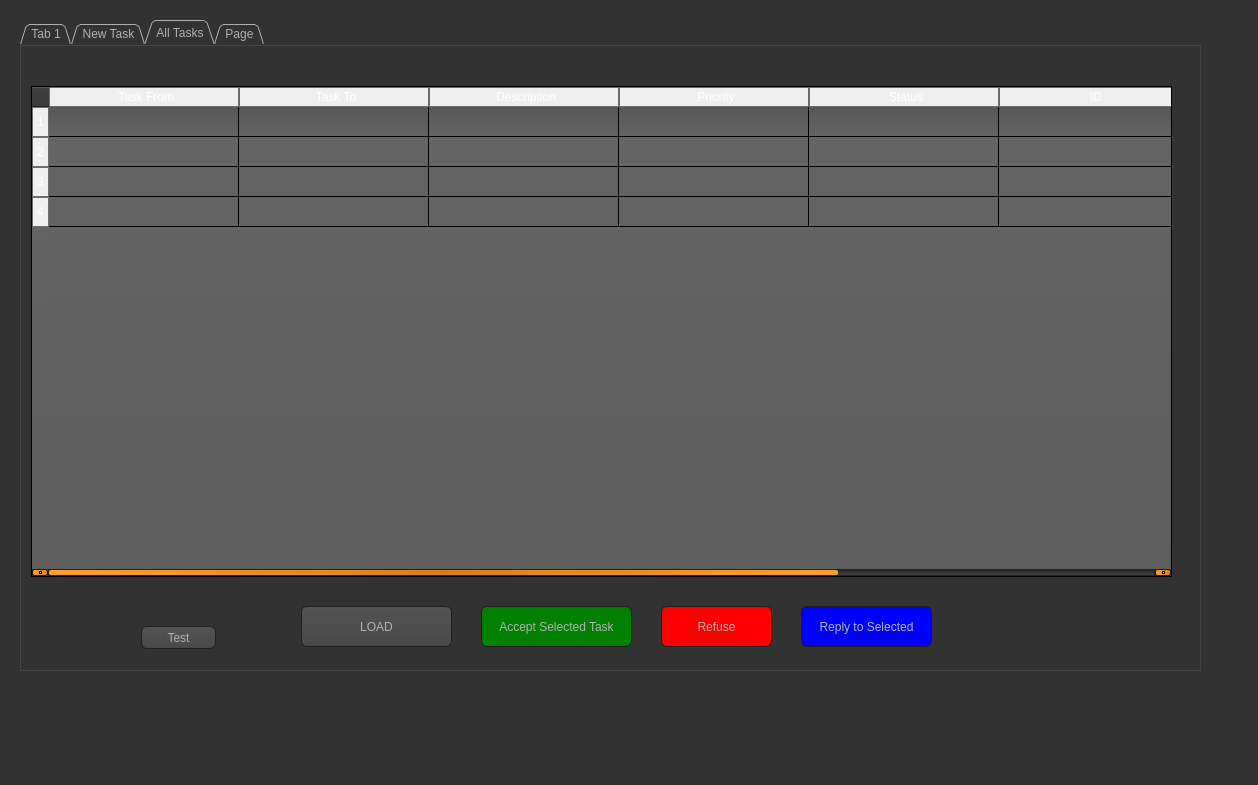
<?xml version="1.0" encoding="UTF-8"?>
<ui version="4.0">
 <class>MainWindow</class>
 <widget class="QMainWindow" name="MainWindow">
  <property name="geometry">
   <rect>
    <x>0</x>
    <y>0</y>
    <width>1258</width>
    <height>785</height>
   </rect>
  </property>
  <property name="windowTitle">
   <string>MainWindow</string>
  </property>
  <property name="styleSheet">
   <string notr="true">QToolTip
{
     border: 1px solid black;
     background-color: #ffa02f;
     padding: 1px;
     border-radius: 3px;
     opacity: 100;
}
QWidget:item:selected
{
    background-color:#800080 ;
}

QWidget
{
    color: #ffffff;
    background-color: #323232;
}

QWidget:item:hover
{
    background-color:#800080;
    color: #000000;
}



QMenuBar::item
{
    background: transparent;
}

QMenuBar::item:selected
{
    background: transparent;
    border: 1px solid #ffaa00;
}

QMenuBar::item:pressed
{
    background: #444;
    border: 1px solid #000;
    background-color: QLinearGradient(
        x1:0, y1:0,
        x2:0, y2:1,
        stop:1 #212121,
        stop:0.4 #343434/*,
        stop:0.2 #343434,
        stop:0.1 #ffaa00*/
    );
    margin-bottom:-1px;
    padding-bottom:1px;
}

QMenu
{
    border: 1px solid #000;
}

QMenu::item
{
    padding: 2px 20px 2px 20px;
}

QMenu::item:selected
{
    color: #000000;
}

QWidget:disabled
{
    color: #404040;
    background-color: #323232;
}

QAbstractItemView
{
    background-color: QLinearGradient( x1: 0, y1: 0, x2: 0, y2: 1, stop: 0 #4d4d4d, stop: 0.1 #646464, stop: 1 #5d5d5d);
}

QWidget:focus
{
    /*border: 2px solid QLinearGradient( x1: 0, y1: 0, x2: 0, y2: 1, stop: 0 #ffa02f, stop: 1 #d7801a);*/
}

QLineEdit
{
    background-color: QLinearGradient( x1: 0, y1: 0, x2: 0, y2: 1, stop: 0 #4d4d4d, stop: 0 #646464, stop: 1 #5d5d5d);
    padding: 1px;
    border-style: solid;
    border: 1px solid #1e1e1e;
    border-radius: 5;
}

QPushButton
{
    color: #b1b1b1;
    background-color: QLinearGradient( x1: 0, y1: 0, x2: 0, y2: 1, stop: 0 #565656, stop: 0.1 #525252, stop: 0.5 #4e4e4e, stop: 0.9 #4a4a4a, stop: 1 #464646);
    border-width: 1px;
    border-color: #1e1e1e;
    border-style: solid;
    border-radius: 6;
    padding: 3px;
    font-size: 12px;
    padding-left: 5px;
    padding-right: 5px;
}

QPushButton:pressed
{
    background-color: QLinearGradient( x1: 0, y1: 0, x2: 0, y2: 1, stop: 0 #2d2d2d, stop: 0.1 #2b2b2b, stop: 0.5 #292929, stop: 0.9 #282828, stop: 1 #252525);
}

QComboBox
{
    selection-background-color: #ffaa00;
    background-color: QLinearGradient( x1: 0, y1: 0, x2: 0, y2: 1, stop: 0 #565656, stop: 0.1 #525252, stop: 0.5 #4e4e4e, stop: 0.9 #4a4a4a, stop: 1 #464646);
    border-style: solid;
    border: 1px solid #1e1e1e;
    border-radius: 5;
}

QComboBox:hover,QPushButton:hover
{
    border: 2px solid QLinearGradient( x1: 0, y1: 0, x2: 0, y2: 1, stop: 0 #ffa02f, stop: 1 #d7801a);
}


QComboBox:on
{
    padding-top: 3px;
    padding-left: 4px;
    background-color: QLinearGradient( x1: 0, y1: 0, x2: 0, y2: 1, stop: 0 #2d2d2d, stop: 0.1 #2b2b2b, stop: 0.5 #292929, stop: 0.9 #282828, stop: 1 #252525);
    selection-background-color: #ffaa00;
}

QComboBox QAbstractItemView
{
    border: 2px solid darkgray;
    selection-background-color: QLinearGradient( x1: 0, y1: 0, x2: 0, y2: 1, stop: 0 #ffa02f, stop: 1 #d7801a);
}

QComboBox::drop-down
{
     subcontrol-origin: padding;
     subcontrol-position: top right;
     width: 15px;

     border-left-width: 0px;
     border-left-color: darkgray;
     border-left-style: solid; /* just a single line */
     border-top-right-radius: 3px; /* same radius as the QComboBox */
     border-bottom-right-radius: 3px;
 }

QComboBox::down-arrow
{
     image: url(:/down_arrow.png);
}

QGroupBox:focus
{
border: 2px solid QLinearGradient( x1: 0, y1: 0, x2: 0, y2: 1, stop: 0 #ffa02f, stop: 1 #d7801a);
}

QTextEdit:focus
{
    border: 2px solid QLinearGradient( x1: 0, y1: 0, x2: 0, y2: 1, stop: 0 #ffa02f, stop: 1 #d7801a);
}

QScrollBar:horizontal {
     border: 1px solid #222222;
     background: QLinearGradient( x1: 0, y1: 0, x2: 0, y2: 1, stop: 0.0 #121212, stop: 0.2 #282828, stop: 1 #484848);
     height: 7px;
     margin: 0px 16px 0 16px;
}

QScrollBar::handle:horizontal
{
      background: QLinearGradient( x1: 0, y1: 0, x2: 1, y2: 0, stop: 0 #ffa02f, stop: 0.5 #d7801a, stop: 1 #ffa02f);
      min-height: 20px;
      border-radius: 2px;
}

QScrollBar::add-line:horizontal {
      border: 1px solid #1b1b19;
      border-radius: 2px;
      background: QLinearGradient( x1: 0, y1: 0, x2: 1, y2: 0, stop: 0 #ffa02f, stop: 1 #d7801a);
      width: 14px;
      subcontrol-position: right;
      subcontrol-origin: margin;
}

QScrollBar::sub-line:horizontal {
      border: 1px solid #1b1b19;
      border-radius: 2px;
      background: QLinearGradient( x1: 0, y1: 0, x2: 1, y2: 0, stop: 0 #ffa02f, stop: 1 #d7801a);
      width: 14px;
     subcontrol-position: left;
     subcontrol-origin: margin;
}

QScrollBar::right-arrow:horizontal, QScrollBar::left-arrow:horizontal
{
      border: 1px solid black;
      width: 1px;
      height: 1px;
      background: white;
}

QScrollBar::add-page:horizontal, QScrollBar::sub-page:horizontal
{
      background: none;
}

QScrollBar:vertical
{
      background: QLinearGradient( x1: 0, y1: 0, x2: 1, y2: 0, stop: 0.0 #121212, stop: 0.2 #282828, stop: 1 #484848);
      width: 7px;
      margin: 16px 0 16px 0;
      border: 1px solid #222222;
}

QScrollBar::handle:vertical
{
      background: QLinearGradient( x1: 0, y1: 0, x2: 0, y2: 1, stop: 0 #ffa02f, stop: 0.5 #d7801a, stop: 1 #ffa02f);
      min-height: 20px;
      border-radius: 2px;
}

QScrollBar::add-line:vertical
{
      border: 1px solid #1b1b19;
      border-radius: 2px;
      background: QLinearGradient( x1: 0, y1: 0, x2: 0, y2: 1, stop: 0 #ffa02f, stop: 1 #d7801a);
      height: 14px;
      subcontrol-position: bottom;
      subcontrol-origin: margin;
}

QScrollBar::sub-line:vertical
{
      border: 1px solid #1b1b19;
      border-radius: 2px;
      background: QLinearGradient( x1: 0, y1: 0, x2: 0, y2: 1, stop: 0 #d7801a, stop: 1 #ffa02f);
      height: 14px;
      subcontrol-position: top;
      subcontrol-origin: margin;
}

QScrollBar::up-arrow:vertical, QScrollBar::down-arrow:vertical
{
      border: 1px solid black;
      width: 1px;
      height: 1px;
      background: white;
}


QScrollBar::add-page:vertical, QScrollBar::sub-page:vertical
{
      background: none;
}

QTextEdit
{
    background-color: #242424;
}

QPlainTextEdit
{
    background-color: #242424;
}

QHeaderView::section {
    background-color: qlineargradient(x1:0, y1:0, x2:0, y2:1,
                                      stop:0 #616161, stop: 0.5 #505050,
                                      stop: 0.6 #434343, stop:1 #656565);
    color: white;
    padding-left: 4px;
    border: 1px solid #6c6c6c;
}

QHeaderView::section:checked
{
    background-color: red;
}

/* style the sort indicator */
QHeaderView::down-arrow {
    image: url(down_arrow.png);
}

QHeaderView::up-arrow {
    image: url(up_arrow.png);
}

QCheckBox:disabled
{
color: #414141;
}

QDockWidget::title
{
    text-align: center;
    spacing: 3px; /* spacing between items in the tool bar */
    background-color: QLinearGradient(x1:0, y1:0, x2:0, y2:1, stop:0 #323232, stop: 0.5 #242424, stop:1 #323232);
}

QDockWidget::close-button, QDockWidget::float-button
{
    text-align: center;
    spacing: 1px; /* spacing between items in the tool bar */
    background-color: QLinearGradient(x1:0, y1:0, x2:0, y2:1, stop:0 #323232, stop: 0.5 #242424, stop:1 #323232);
}

QDockWidget::close-button:hover, QDockWidget::float-button:hover
{
    background: #242424;
}

QDockWidget::close-button:pressed, QDockWidget::float-button:pressed
{
    padding: 1px -1px -1px 1px;
}

QMainWindow::separator
{
    background-color: QLinearGradient(x1:0, y1:0, x2:0, y2:1, stop:0 #161616, stop: 0.5 #151515, stop: 0.6 #212121, stop:1 #343434);
    color: white;
    padding-left: 4px;
    border: 1px solid #4c4c4c;
    spacing: 3px; /* spacing between items in the tool bar */
}

QMainWindow::separator:hover
{

    background-color: QLinearGradient(x1:0, y1:0, x2:0, y2:1, stop:0 #d7801a, stop:0.5 #b56c17 stop:1 #ffa02f);
    color: white;
    padding-left: 4px;
    border: 1px solid #6c6c6c;
    spacing: 3px; /* spacing between items in the tool bar */
}

QToolBar::handle
{
     spacing: 3px; /* spacing between items in the tool bar */
     background: url(:/images/handle.png);
}

QMenu::separator
{
    height: 2px;
    background-color: QLinearGradient(x1:0, y1:0, x2:0, y2:1, stop:0 #161616, stop: 0.5 #151515, stop: 0.6 #212121, stop:1 #343434);
    color: white;
    padding-left: 4px;
    margin-left: 10px;
    margin-right: 5px;
}

QProgressBar
{
    border: 2px solid grey;
    border-radius: 5px;
    text-align: center;
}

QProgressBar::chunk
{
    background-color: #d7801a;
    width: 2.15px;
    margin: 0.5px;
}

QTabBar::tab {
    color: #b1b1b1;
    border: 1px solid #444;
    border-bottom-style: none;
    background-color: #323232;
    padding-left: 10px;
    padding-right: 10px;
    padding-top: 3px;
    padding-bottom: 2px;
    margin-right: -1px;
}

QTabWidget::pane {
    border: 1px solid #444;
    top: 1px;
}

QTabBar::tab:last
{
    margin-right: 0; /* the last selected tab has nothing to overlap with on the right */
    border-top-right-radius: 3px;
}

QTabBar::tab:first:!selected
{
 margin-left: 0px; /* the last selected tab has nothing to overlap with on the right */


    border-top-left-radius: 3px;
}

QTabBar::tab:!selected
{
    color: #b1b1b1;
    border-bottom-style: solid;
    margin-top: 3px;
    background-color: QLinearGradient(x1:0, y1:0, x2:0, y2:1, stop:1 #212121, stop:.4 #343434);
}

QTabBar::tab:selected
{
    border-top-left-radius: 3px;
    border-top-right-radius: 3px;
    margin-bottom: 0px;
}

QTabBar::tab:!selected:hover
{
    /*border-top: 2px solid #ffaa00;
    padding-bottom: 3px;*/
    border-top-left-radius: 3px;
    border-top-right-radius: 3px;
    background-color: QLinearGradient(x1:0, y1:0, x2:0, y2:1, stop:1 #212121, stop:0.4 #343434, stop:0.2 #343434, stop:0.1 #ffaa00);
}

QRadioButton::indicator:checked, QRadioButton::indicator:unchecked{
    color: #b1b1b1;
    background-color: #323232;
    border: 1px solid #b1b1b1;
    border-radius: 6px;
}

QRadioButton::indicator:checked
{
    background-color: qradialgradient(
        cx: 0.5, cy: 0.5,
        fx: 0.5, fy: 0.5,
        radius: 1.0,
        stop: 0.25 #ffaa00,
        stop: 0.3 #323232
    );
}

QCheckBox::indicator{
    color: #b1b1b1;
    background-color: #323232;
    border: 1px solid #b1b1b1;
    width: 9px;
    height: 9px;
}

QRadioButton::indicator
{
    border-radius: 6px;
}

QRadioButton::indicator:hover, QCheckBox::indicator:hover
{
    border: 1px solid #ffaa00;
}

QCheckBox::indicator:checked
{
    image:url(:/images/checkbox.png);
}

QCheckBox::indicator:disabled, QRadioButton::indicator:disabled
{
    border: 1px solid #444;
}</string>
  </property>
  <widget class="QWidget" name="centralwidget">
   <widget class="QTabWidget" name="tabWidget">
    <property name="geometry">
     <rect>
      <x>20</x>
      <y>20</y>
      <width>1181</width>
      <height>651</height>
     </rect>
    </property>
    <property name="focusPolicy">
     <enum>Qt::WheelFocus</enum>
    </property>
    <property name="tabPosition">
     <enum>QTabWidget::North</enum>
    </property>
    <property name="tabShape">
     <enum>QTabWidget::Triangular</enum>
    </property>
    <property name="currentIndex">
     <number>2</number>
    </property>
    <property name="iconSize">
     <size>
      <width>50</width>
      <height>50</height>
     </size>
    </property>
    <property name="documentMode">
     <bool>false</bool>
    </property>
    <property name="tabsClosable">
     <bool>false</bool>
    </property>
    <property name="movable">
     <bool>true</bool>
    </property>
    <property name="tabBarAutoHide">
     <bool>false</bool>
    </property>
    <widget class="QWidget" name="tab">
     <attribute name="title">
      <string>Tab 1</string>
     </attribute>
     <widget class="QSplitter" name="splitter">
      <property name="geometry">
       <rect>
        <x>250</x>
        <y>30</y>
        <width>211</width>
        <height>401</height>
       </rect>
      </property>
      <property name="orientation">
       <enum>Qt::Vertical</enum>
      </property>
      <widget class="QPushButton" name="pushButton">
       <property name="text">
        <string>New Task</string>
       </property>
      </widget>
      <widget class="QPushButton" name="pushButton_2">
       <property name="text">
        <string>History</string>
       </property>
      </widget>
      <widget class="QPushButton" name="pushButton_3">
       <property name="text">
        <string>My Tasks</string>
       </property>
      </widget>
     </widget>
    </widget>
    <widget class="QWidget" name="tab_2">
     <attribute name="title">
      <string>New Task</string>
     </attribute>
     <widget class="QLabel" name="label_3">
      <property name="geometry">
       <rect>
        <x>160</x>
        <y>400</y>
        <width>47</width>
        <height>13</height>
       </rect>
      </property>
      <property name="text">
       <string>Priority</string>
      </property>
     </widget>
     <widget class="QLabel" name="label">
      <property name="geometry">
       <rect>
        <x>90</x>
        <y>100</y>
        <width>31</width>
        <height>16</height>
       </rect>
      </property>
      <property name="text">
       <string>To</string>
      </property>
     </widget>
     <widget class="QComboBox" name="comboBox">
      <property name="geometry">
       <rect>
        <x>130</x>
        <y>100</y>
        <width>111</width>
        <height>31</height>
       </rect>
      </property>
      <property name="styleSheet">
       <string notr="true"/>
      </property>
      <item>
       <property name="text">
        <string>Kariem</string>
       </property>
      </item>
      <item>
       <property name="text">
        <string>Sherok</string>
       </property>
      </item>
      <item>
       <property name="text">
        <string>Enjy</string>
       </property>
      </item>
     </widget>
     <widget class="QLabel" name="label_2">
      <property name="geometry">
       <rect>
        <x>140</x>
        <y>170</y>
        <width>101</width>
        <height>41</height>
       </rect>
      </property>
      <property name="text">
       <string>Task Descreption</string>
      </property>
     </widget>
     <widget class="QPushButton" name="pushButton_5">
      <property name="geometry">
       <rect>
        <x>240</x>
        <y>460</y>
        <width>411</width>
        <height>61</height>
       </rect>
      </property>
      <property name="text">
       <string>Submit</string>
      </property>
     </widget>
     <widget class="QComboBox" name="comboBox_2">
      <property name="geometry">
       <rect>
        <x>240</x>
        <y>390</y>
        <width>101</width>
        <height>31</height>
       </rect>
      </property>
      <item>
       <property name="text">
        <string>Low</string>
       </property>
      </item>
      <item>
       <property name="text">
        <string>Medium</string>
       </property>
      </item>
      <item>
       <property name="text">
        <string>High</string>
       </property>
      </item>
     </widget>
     <widget class="QTextEdit" name="lineEdit">
      <property name="geometry">
       <rect>
        <x>240</x>
        <y>180</y>
        <width>401</width>
        <height>181</height>
       </rect>
      </property>
     </widget>
     <widget class="Line" name="line">
      <property name="geometry">
       <rect>
        <x>40</x>
        <y>150</y>
        <width>651</width>
        <height>20</height>
       </rect>
      </property>
      <property name="orientation">
       <enum>Qt::Horizontal</enum>
      </property>
     </widget>
     <widget class="Line" name="line_2">
      <property name="geometry">
       <rect>
        <x>40</x>
        <y>440</y>
        <width>661</width>
        <height>20</height>
       </rect>
      </property>
      <property name="orientation">
       <enum>Qt::Horizontal</enum>
      </property>
     </widget>
     <widget class="Line" name="line_3">
      <property name="geometry">
       <rect>
        <x>40</x>
        <y>50</y>
        <width>651</width>
        <height>20</height>
       </rect>
      </property>
      <property name="orientation">
       <enum>Qt::Horizontal</enum>
      </property>
     </widget>
    </widget>
    <widget class="QWidget" name="tab_3">
     <attribute name="title">
      <string>All Tasks</string>
     </attribute>
     <widget class="QTableWidget" name="tableWidget">
      <property name="geometry">
       <rect>
        <x>10</x>
        <y>40</y>
        <width>1141</width>
        <height>491</height>
       </rect>
      </property>
      <property name="styleSheet">
       <string notr="true">QTableWidget {
    font-size: 13pt;
	font-color: red;
}</string>
      </property>
      <property name="lineWidth">
       <number>1</number>
      </property>
      <property name="iconSize">
       <size>
        <width>0</width>
        <height>0</height>
       </size>
      </property>
      <property name="rowCount">
       <number>4</number>
      </property>
      <property name="columnCount">
       <number>7</number>
      </property>
      <attribute name="horizontalHeaderDefaultSectionSize">
       <number>190</number>
      </attribute>
      <row/>
      <row/>
      <row/>
      <row/>
      <column>
       <property name="text">
        <string>Task From</string>
       </property>
      </column>
      <column>
       <property name="text">
        <string>Task To</string>
       </property>
      </column>
      <column>
       <property name="text">
        <string>Description</string>
       </property>
      </column>
      <column>
       <property name="text">
        <string>Priority</string>
       </property>
      </column>
      <column>
       <property name="text">
        <string>Status</string>
       </property>
      </column>
      <column>
       <property name="text">
        <string>ID</string>
       </property>
      </column>
      <column>
       <property name="text">
        <string>Time</string>
       </property>
      </column>
      <item row="0" column="0">
       <property name="text">
        <string/>
       </property>
      </item>
      <item row="0" column="2">
       <property name="text">
        <string/>
       </property>
      </item>
      <item row="1" column="0">
       <property name="text">
        <string/>
       </property>
      </item>
      <item row="1" column="2">
       <property name="text">
        <string/>
       </property>
      </item>
      <item row="1" column="5">
       <property name="text">
        <string/>
       </property>
       <property name="flags">
        <set>ItemIsSelectable|ItemIsEditable|ItemIsDragEnabled|ItemIsUserCheckable|ItemIsEnabled</set>
       </property>
      </item>
     </widget>
     <widget class="QPushButton" name="btn_load">
      <property name="geometry">
       <rect>
        <x>280</x>
        <y>560</y>
        <width>151</width>
        <height>41</height>
       </rect>
      </property>
      <property name="text">
       <string>LOAD</string>
      </property>
     </widget>
     <widget class="QPushButton" name="btn_accept">
      <property name="geometry">
       <rect>
        <x>460</x>
        <y>560</y>
        <width>151</width>
        <height>41</height>
       </rect>
      </property>
      <property name="styleSheet">
       <string notr="true">background-color:green;</string>
      </property>
      <property name="text">
       <string>Accept Selected Task</string>
      </property>
     </widget>
     <widget class="QPushButton" name="btn_reply">
      <property name="geometry">
       <rect>
        <x>780</x>
        <y>560</y>
        <width>131</width>
        <height>41</height>
       </rect>
      </property>
      <property name="styleSheet">
       <string notr="true">background-color:blue;</string>
      </property>
      <property name="text">
       <string>Reply to Selected</string>
      </property>
     </widget>
     <widget class="QPushButton" name="btn_refuse">
      <property name="geometry">
       <rect>
        <x>640</x>
        <y>560</y>
        <width>111</width>
        <height>41</height>
       </rect>
      </property>
      <property name="styleSheet">
       <string notr="true">background-color:red;</string>
      </property>
      <property name="text">
       <string>Refuse</string>
      </property>
     </widget>
     <widget class="QPushButton" name="btn_test">
      <property name="geometry">
       <rect>
        <x>120</x>
        <y>580</y>
        <width>75</width>
        <height>23</height>
       </rect>
      </property>
      <property name="text">
       <string>Test</string>
      </property>
     </widget>
    </widget>
    <widget class="QWidget" name="tab_4">
     <attribute name="title">
      <string>Page</string>
     </attribute>
     <widget class="QPushButton" name="btn_send">
      <property name="geometry">
       <rect>
        <x>610</x>
        <y>580</y>
        <width>75</width>
        <height>23</height>
       </rect>
      </property>
      <property name="text">
       <string>Send</string>
      </property>
     </widget>
     <widget class="QComboBox" name="comboBox_4">
      <property name="geometry">
       <rect>
        <x>170</x>
        <y>490</y>
        <width>141</width>
        <height>31</height>
       </rect>
      </property>
      <item>
       <property name="text">
        <string>Waiting</string>
       </property>
      </item>
      <item>
       <property name="text">
        <string>Refuse</string>
       </property>
      </item>
      <item>
       <property name="text">
        <string>Done</string>
       </property>
      </item>
     </widget>
     <widget class="QLabel" name="label_5">
      <property name="geometry">
       <rect>
        <x>90</x>
        <y>490</y>
        <width>71</width>
        <height>31</height>
       </rect>
      </property>
      <property name="text">
       <string>Choose Action</string>
      </property>
     </widget>
     <widget class="QLabel" name="label_6">
      <property name="geometry">
       <rect>
        <x>100</x>
        <y>540</y>
        <width>61</width>
        <height>20</height>
       </rect>
      </property>
      <property name="text">
       <string>Comment</string>
      </property>
     </widget>
     <widget class="QTableWidget" name="tableWidget_2">
      <property name="geometry">
       <rect>
        <x>10</x>
        <y>90</y>
        <width>891</width>
        <height>351</height>
       </rect>
      </property>
      <attribute name="horizontalHeaderDefaultSectionSize">
       <number>220</number>
      </attribute>
      <attribute name="horizontalHeaderMinimumSectionSize">
       <number>50</number>
      </attribute>
      <column>
       <property name="text">
        <string>From</string>
       </property>
       <property name="font">
        <font>
         <pointsize>12</pointsize>
        </font>
       </property>
      </column>
      <column>
       <property name="text">
        <string>Message</string>
       </property>
       <property name="font">
        <font>
         <pointsize>12</pointsize>
        </font>
       </property>
      </column>
      <column>
       <property name="text">
        <string>Status</string>
       </property>
       <property name="font">
        <font>
         <pointsize>12</pointsize>
        </font>
       </property>
      </column>
      <column>
       <property name="text">
        <string>Time</string>
       </property>
       <property name="font">
        <font>
         <pointsize>12</pointsize>
        </font>
       </property>
      </column>
     </widget>
     <widget class="QProgressBar" name="progressBar">
      <property name="geometry">
       <rect>
        <x>180</x>
        <y>450</y>
        <width>421</width>
        <height>23</height>
       </rect>
      </property>
      <property name="value">
       <number>0</number>
      </property>
     </widget>
     <widget class="QTableWidget" name="tableWidget_3">
      <property name="geometry">
       <rect>
        <x>0</x>
        <y>20</y>
        <width>1171</width>
        <height>51</height>
       </rect>
      </property>
      <property name="iconSize">
       <size>
        <width>0</width>
        <height>0</height>
       </size>
      </property>
      <property name="rowCount">
       <number>1</number>
      </property>
      <property name="columnCount">
       <number>6</number>
      </property>
      <attribute name="horizontalHeaderDefaultSectionSize">
       <number>190</number>
      </attribute>
      <row/>
      <column>
       <property name="text">
        <string>Task To</string>
       </property>
      </column>
      <column>
       <property name="text">
        <string>Description</string>
       </property>
      </column>
      <column>
       <property name="text">
        <string>Priority</string>
       </property>
      </column>
      <column>
       <property name="text">
        <string>Status</string>
       </property>
      </column>
      <column>
       <property name="text">
        <string>ID</string>
       </property>
      </column>
      <column>
       <property name="text">
        <string>Progress %</string>
       </property>
      </column>
      <item row="0" column="0">
       <property name="text">
        <string/>
       </property>
      </item>
      <item row="0" column="1">
       <property name="text">
        <string/>
       </property>
      </item>
     </widget>
     <widget class="QTextEdit" name="textEdit">
      <property name="geometry">
       <rect>
        <x>170</x>
        <y>530</y>
        <width>421</width>
        <height>81</height>
       </rect>
      </property>
     </widget>
     <widget class="QLabel" name="label_4">
      <property name="geometry">
       <rect>
        <x>330</x>
        <y>500</y>
        <width>51</width>
        <height>16</height>
       </rect>
      </property>
      <property name="text">
       <string>Progress</string>
      </property>
     </widget>
     <widget class="QSpinBox" name="spinBox">
      <property name="geometry">
       <rect>
        <x>390</x>
        <y>490</y>
        <width>71</width>
        <height>31</height>
       </rect>
      </property>
      <property name="maximum">
       <number>100</number>
      </property>
      <property name="value">
       <number>0</number>
      </property>
     </widget>
    </widget>
   </widget>
  </widget>
  <widget class="QMenuBar" name="menubar">
   <property name="geometry">
    <rect>
     <x>0</x>
     <y>0</y>
     <width>1258</width>
     <height>21</height>
    </rect>
   </property>
  </widget>
  <widget class="QStatusBar" name="statusbar"/>
 </widget>
 <tabstops>
  <tabstop>pushButton_2</tabstop>
  <tabstop>pushButton_3</tabstop>
  <tabstop>pushButton</tabstop>
 </tabstops>
 <resources/>
 <connections>
  <connection>
   <sender>spinBox</sender>
   <signal>valueChanged(int)</signal>
   <receiver>progressBar</receiver>
   <slot>setValue(int)</slot>
   <hints>
    <hint type="sourcelabel">
     <x>440</x>
     <y>586</y>
    </hint>
    <hint type="destinationlabel">
     <x>436</x>
     <y>538</y>
    </hint>
   </hints>
  </connection>
 </connections>
</ui>
